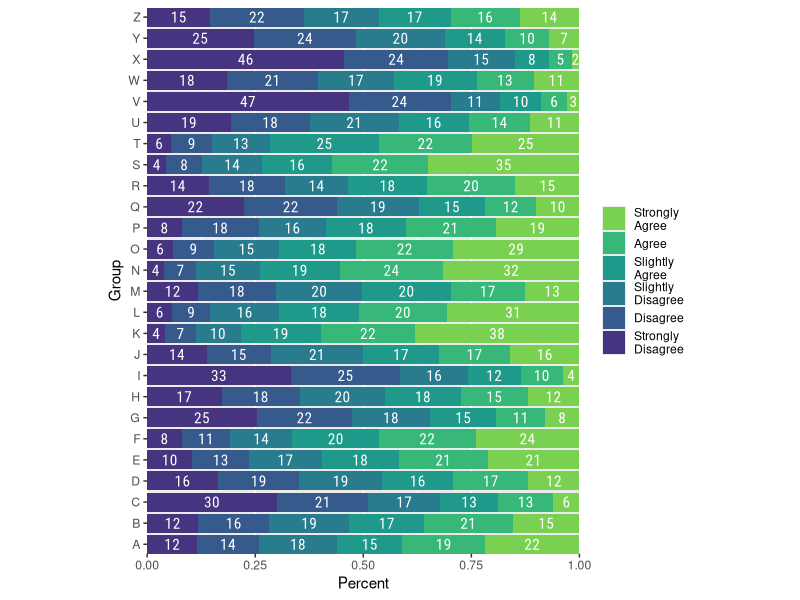
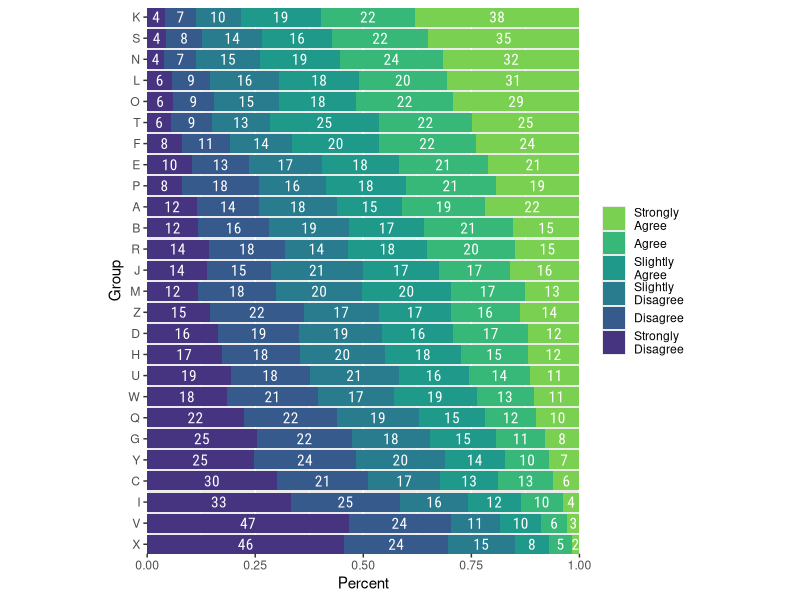
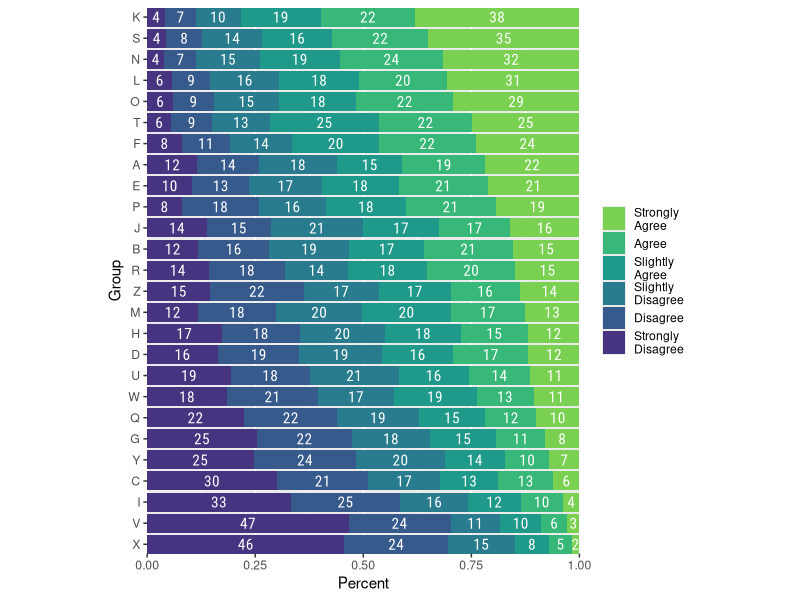
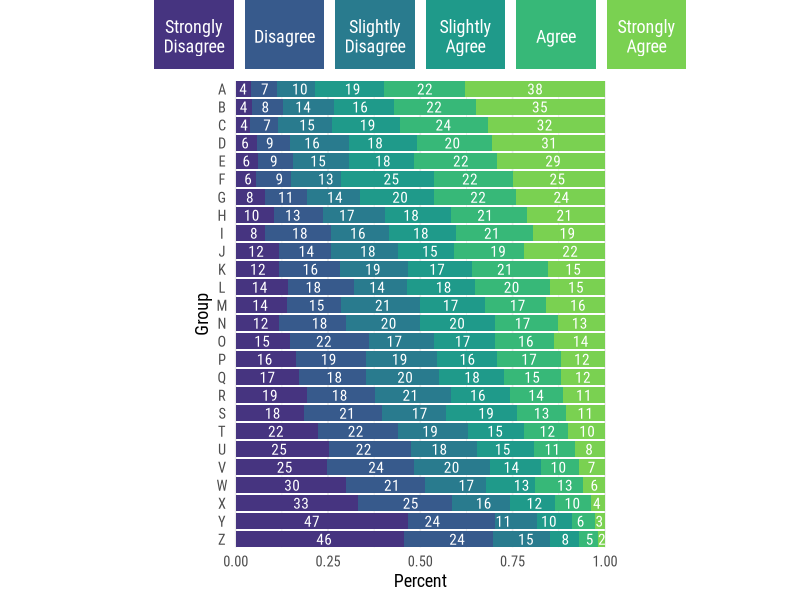

R code for these plots, in order:
## ---- chunk 1
library(tidyverse)
set.seed(10)
knitr::opts_chunk$set(dev = "ragg_png", fig.height = 8)
## ---- chunk 2
library(tidyverse)
myfont <- "Roboto Condensed"

d <- tibble(Group = LETTERS[1:26],
            mu = rnorm(26, 0, .5),
            sigma = 1) %>%
  mutate(x = pmap(list(mean = mu, sd = sigma), rnorm, n = 500)) %>%
  unnest(x) %>%
  mutate(Agree = cut_number(x, 6) %>%
           factor(
             labels = c(
               "Strongly\nDisagree",
               "Disagree",
               "Slightly\nDisagree",
               "Slightly\nAgree",
               "Agree",
               "Strongly\nAgree"
             )
           )) %>%
  group_by(Group, Agree) %>%
  summarise(n = n(), .groups = "drop") %>%
  group_by(Group) %>%
  arrange(Group, Agree) %>%
  mutate(p = n / sum(n)) %>%
  ungroup()







## ---- chunk 3
d %>%
  ggplot(mapping = aes(p, Group)) +
  geom_col(aes(fill = fct_rev(Agree))) +
  scale_fill_viridis_d(NULL,
                       begin = .15,
                       end = 0.8,
                       direction = -1) +
  scale_x_continuous("Percent", expand = expansion()) +
  scale_y_discrete("Group", expand = expansion()) +
  coord_fixed(1 / 20.5, clip = "off") +
  geom_text(
    aes(x = p, label = round(100 * p, 0)),
    color = "white",
    family = myfont,
    position = position_stack(vjust = .5)
  )



## ---- chunk 4
d %>%
  mutate(Group = fct_reorder(Group, .x = as.numeric(Agree) * p, 
                             .fun = mean)) %>%
  ggplot(mapping = aes(p, Group)) +
  geom_col(aes(fill = fct_rev(Agree))) +
  scale_fill_viridis_d(NULL,
                       begin = .15,
                       end = 0.8,
                       direction = -1) +
  scale_x_continuous("Percent", expand = expansion()) +
  scale_y_discrete("Group", expand = expansion()) +
  coord_fixed(1 / 20.5, clip = "off") +
  geom_text(
    aes(x = p, label = round(100 * p, 0)),
    color = "white",
    family = myfont,
    position = position_stack(vjust = .5)
  )
## ---- chunk 5
d %>%
  mutate(Group = fct_reorder(
    Group,
    .x = (Agree == "Strongly\nAgree") * p,
    .fun = mean
  )) %>%
  ggplot(mapping = aes(p, Group)) +
  geom_col(aes(fill = fct_rev(Agree))) +
  scale_fill_viridis_d(NULL,
                       begin = .15,
                       end = 0.8,
                       direction = -1) +
  scale_x_continuous("Percent", expand = expansion()) +
  scale_y_discrete("Group", expand = expansion()) +
  coord_fixed(1 / 20.5, clip = "off") +
  geom_text(
    aes(x = p, label = round(100 * p, 0)),
    color = "white",
    family = myfont,
    position = position_stack(vjust = .5)
  )
## ---- chunk 6
#| classes: preview-image
set.seed(10)
d <- tibble(Group = LETTERS[1:26],
            mu = rnorm(26, 0, .5),
            sigma = 1) %>%
  mutate(x = pmap(list(mean = mu, sd = sigma), rnorm, n = 500)) %>%
  unnest(x) %>%
  mutate(Agree = cut_number(x, 6) %>%
           factor(
             labels = c(
               "Strongly\nDisagree",
               "Disagree",
               "Slightly\nDisagree",
               "Slightly\nAgree",
               "Agree",
               "Strongly\nAgree"
             )
           )) %>%
  mutate(Group = fct_reorder(Group, as.numeric(Agree), .fun = mean)) %>%
  group_by(Group, Agree) %>%
  summarise(n = n(), .groups = "drop") %>%
  mutate(Group_position = as.numeric(Group)) %>%
  group_by(Group) %>%
  arrange(Group, Agree) %>%
  mutate(p = n / sum(n),
         # proportion in each response category by group
         cp = cumsum(p),
         # cumulative proportion
         xpos = cp - p / 2 # center of each stacked bar
         ) %>%
         group_by(Agree) %>%
           nest() %>%
           mutate(
             fit = map(data,
                       loess,
                       formula = "xpos ~ Group_position",
                       span = 0.45),
             # loess regression for each response category
             xhat = map(fit, predict) # x-axis position on smooth line
           ) %>%
           select(-fit) %>%
           unnest(c(data, xhat)) %>%
           mutate(Group = factor(Group, labels = rev(LETTERS[1:26])))
         
         d %>%
           ggplot(mapping = aes(p, Group)) +
           geom_col(aes(fill = fct_rev(Agree))) +
           geom_text(aes(x = xhat,
                         label = ifelse(p > .01, # No labels on small bars
                                        round(100 * p, 0),
                                        "")),
                     color = "white",
                     family = myfont) +
           scale_fill_viridis_d(begin = .15,
                                end = 0.8,
                                direction = -1) +
           scale_x_continuous("Percent", expand = expansion()) +
           scale_y_discrete("Group", expand = expansion()) +
           coord_fixed(1 / 20.5, clip = "off") +
           theme_minimal(base_size = 13, base_family = myfont) +
           theme(
             legend.position = "top",
             legend.box.spacing = unit(0.5, "mm"),
             legend.text = element_text(
               color = "white",
               size = 13,
               margin = margin(b = -40),
               # Lower legend text into box
               vjust = 0.5
             ),
             legend.spacing.x = unit(0, "mm"),
             axis.text.y = element_text(hjust = 0.5)
           ) +
           guides(
             fill = guide_legend(
               title = NULL,
               nrow = 1,
               # Put legend on a single row
               reverse = T,
               # Reverse order of legend
               label.position = "top",
               # Put text atop keys
               keyheight = unit(18, "mm"),
               # Size of legend rectangles
               keywidth = unit(20.7, "mm")
             )
           ) 
